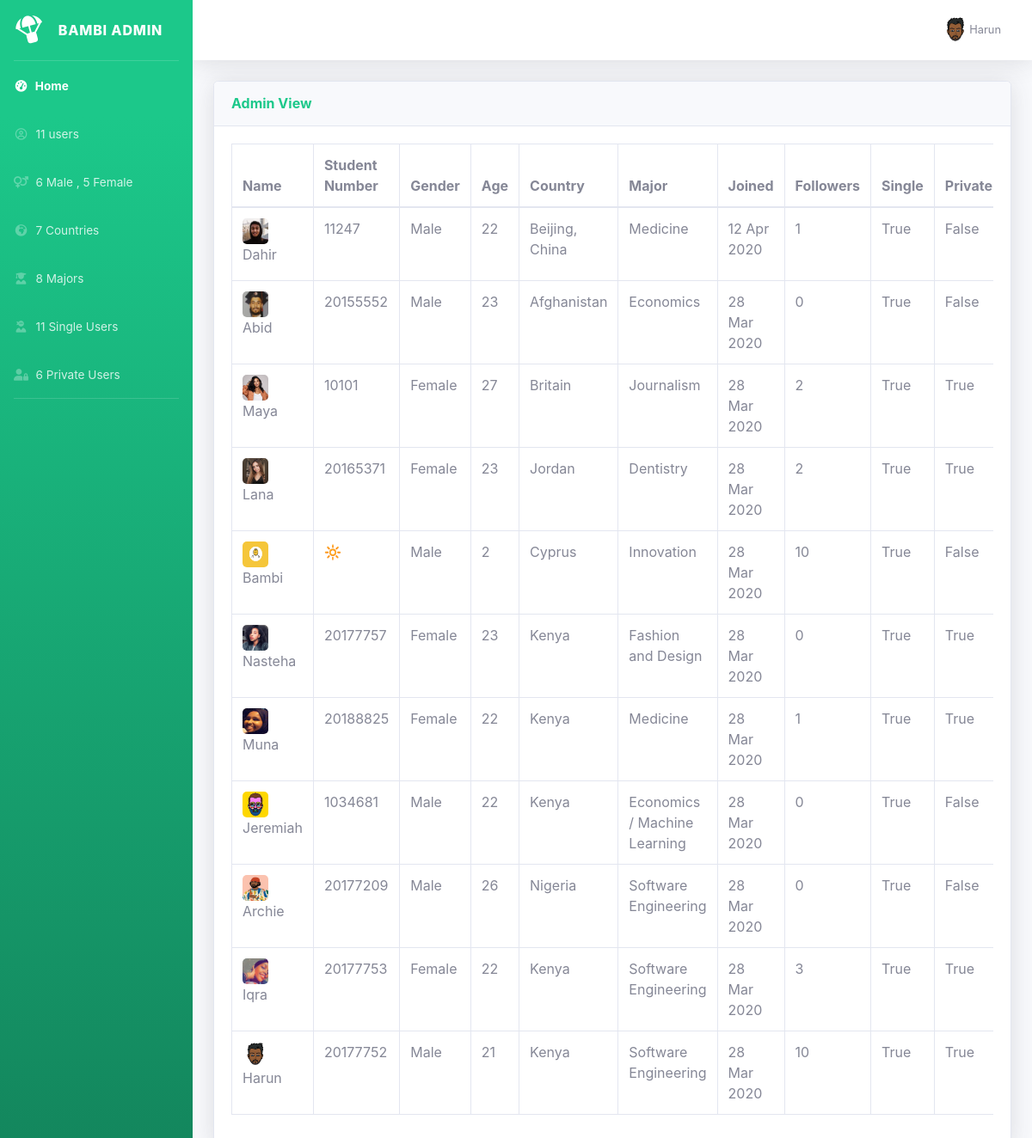
Page /admin (signed in) on the earlier database version.
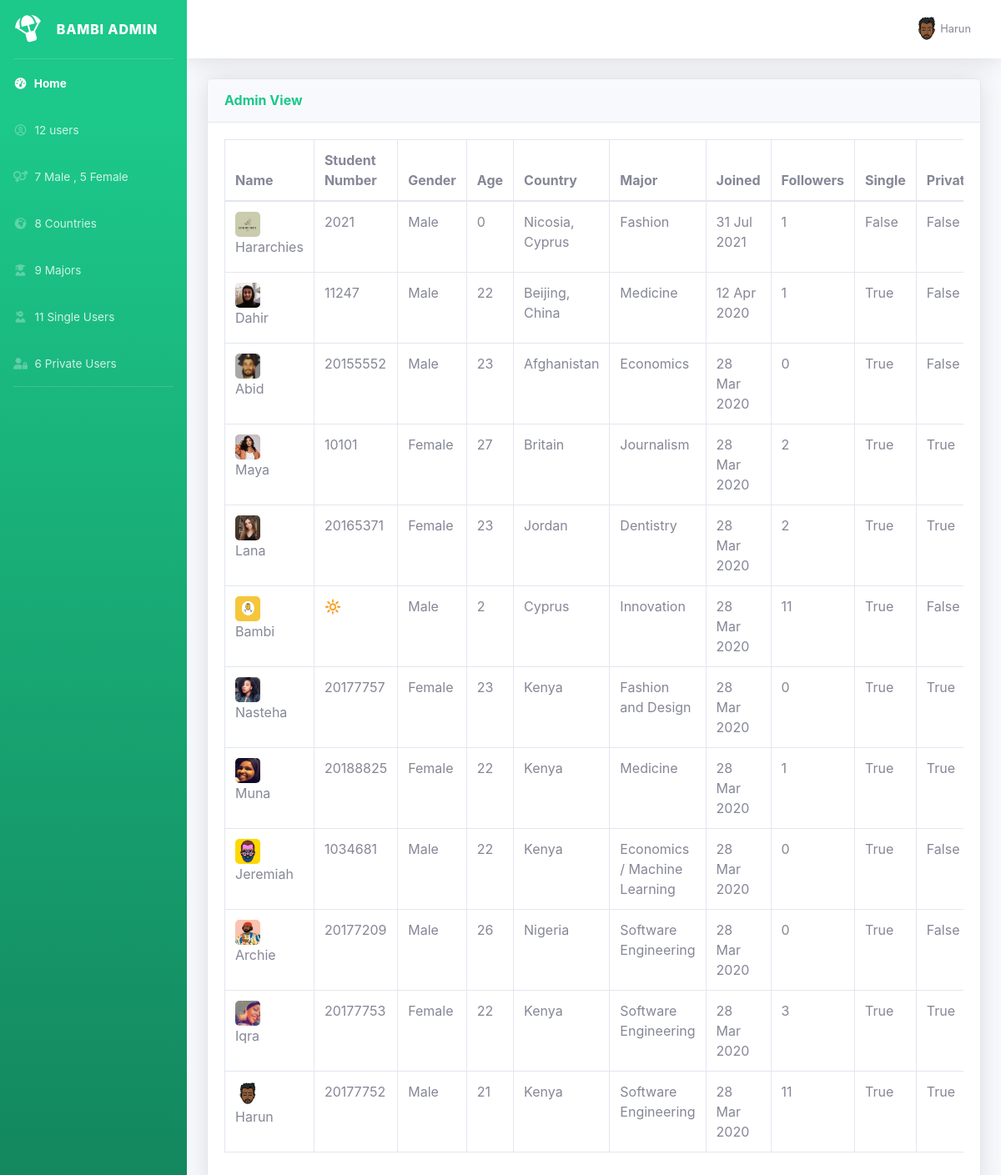
Same page on the later database version.
### bambiv3/models.py (models this page shows, shortened)
class User(db.Model, UserMixin):
	id = db.Column(db.Integer, primary_key=True)
	username = db.Column(db.String(20), unique=True, nullable=False)
	email = db.Column(db.String(120), unique=True, nullable=False)
	image_file = db.Column(db.String(20), nullable=False, default='default.jpg')
	password = db.Column(db.String(60), nullable=False)
	last_seen = db.Column(db.DateTime, default=datetime.utcnow)
	date_joined = db.Column(db.DateTime, nullable=False, default=datetime.utcnow)
	department = db.Column(db.String(20), nullable=False)
	student_number = db.Column(db.Integer(), unique=True, nullable=False)
	age = db.Column(db.DateTime, nullable=False)
	gender = db.Column(db.String(20), nullable=False)
	country = db.Column(db.String(20), nullable=False)
	hobby = db.Column(db.String(20), nullable=False)
	bio = db.Column(db.String(120), nullable=True)
	private = db.Column(db.Boolean, default=False, nullable=False)
	single = db.Column(db.Boolean, default=False, nullable=False)
	snapchat = db.Column(db.String(20),default=False, nullable=False)
	instagram = db.Column(db.String(20),default=False, nullable=False)
	posts = db.relationship('Post', backref='author', lazy=True, cascade="all, delete-orphan")
	products = db.relationship('Product', backref='author', lazy=True, cascade="all, delete-orphan")
	comments = db.relationship("Comment", backref="author", lazy="dynamic", cascade="all, delete-orphan")
	followed = db.relationship(
		'User', secondary=followers,
		primaryjoin=(followers.c.follower_id == id),
		secondaryjoin=(followers.c.followed_id == id),
		backref=db.backref('followers', lazy='dynamic'), lazy='dynamic')
	messages_sent = db.relationship('Message',
									foreign_keys='Message.sender_id',
									backref='author', lazy='dynamic', cascade="all, delete-orphan")
	messages_received = db.relationship('Message',
										foreign_keys='Message.recipient_id',
										backref='recipient', lazy='dynamic', cascade="all, delete-orphan")
	last_message_read_time = db.Column(db.DateTime)

### bambiv3/routes.py (the view)
@app.route('/admin')
@login_required
def admin():
	users = User.query.order_by(User.date_joined.desc())
	if current_user.email != "harunmohamed901@gmail.com":
		return redirect(url_for('home'))
	total_users = list(user for user in users)
	male = list(user for user in users if user.gender == 'male')
	female = list(user for user in users if user.gender == 'female')
	country = set(user.country for user in users)
	major = set(user.department for user in users)
	single = list(user for user in users if user.single)
	private = list(user for user in users if user.private)
	year = datetime.now().year
	return render_template('admin.html', users=users, total_users=total_users, male=male, female=female, country=country, major=major, \
		single=single, private=private, year=year)

### bambiv3/models.py (called while the page is built)
@login_manager.user_loader
def load_user(user_id):
	return User.query.get(int(user_id))

### bambiv3/routes.py (called while the page is built)
@app.before_request
def before_request():
	if current_user.is_authenticated:
		current_user.last_seen = datetime.utcnow()
		db.session.commit()

### bambiv3/templates/admin.html (shortened to what the changed rows need)
<!DOCTYPE html>
<html lang="en"><head><meta http-equiv="Content-Type" content="text/html; charset=UTF-8">
    <link href="{{ url_for('static', filename='all.min.css') }}" rel="stylesheet" type="text/css">
    <link href="{{ url_for('static', filename='google-fonts.css') }}" rel="stylesheet">
    <link href="{{ url_for('static', filename='sb-admin-2.min.css') }}" rel="stylesheet">
</head>
<body id="page-top">
<div id="wrapper">
    <ul class="navbar-nav bg-gradient-success sidebar sidebar-dark accordion" id="accordionSidebar">
    <li class="nav-item">
        <a class="nav-link">
            <i class="far fa-fw fa-user-circle"></i>
            <span>{{total_users | length }} users</span>
        </a>
    </li>
    <li class="nav-item">
        <a class="nav-link">
            <i class="fas fa-fw fa-venus-mars"></i>
            <span>{{male | length}} Male ,  {{female| length}} Female</span>
        </a>
    </li>
    <li class="nav-item">
        <a class="nav-link">
            <i class="fas fa-fw fa-globe-africa"></i>
            <span>{{country | length}} Countries</span>
        </a>
    </li>
    <li class="nav-item">
        <a class="nav-link">
            <i class="fas fa-fw fa-user-graduate"></i>
            <span>{{major | length}} Majors</span>
        </a>
    </li>
</ul>
    <div id="content-wrapper" class="d-flex flex-column">
        <div id="content">
            <nav class="navbar navbar-expand navbar-light bg-white topbar mb-4 static-top shadow">
    <ul class="navbar-nav ml-auto">
        <li class="nav-item dropdown no-arrow">
            <a class="nav-link dropdown-toggle" href="#" id="userDropdown" role="button" data-toggle="dropdown" aria-haspopup="true" aria-expanded="false">
                <img class="img-profile rounded-circle" src="{{ url_for('static', filename='profile_pics/' + current_user.image_file) }}">
                <span class="mr-2 d-none d-lg-inline text-gray-600 small">{{current_user.username.title()}}</span>
            </a>
        </li>
    </ul>
</nav>
<div class="container-fluid">
    <div class="row">
            <div class="col-lg-12">
                   <div class="card shadow mb-4">
                <div class="card-body">
                    <div class="table-responsive">
                        <table class="table table-bordered" id="dataTable" width="100%" cellspacing="0">
                            <thead>
                                <tr>
                                    <th>Name</th>
                                    <th>Student Number</th>
                                    <th>Gender</th>
                                    <th>Age</th>
                                    <th>Country</th>
                                    <th>Major</th>
                                    <th>Joined</th>
                                    <th>Followers</th>
                                    <th>Single</th>
                                    <th>Private</th>
                                </tr>
                            </thead>
                            <tbody>
                                    {% for user in users %}
                                    <tr>
                                        <td>
                                        <img src="{{ url_for('static', filename='profile_pics/' + user.image_file) }}" alt="" class="profile-thumbnail" style="width:30px;height:30px;border-radius:5px;"><br>
                                        {{user.username.title()}}
                                        </td>
                                        <td>{{user.student_number}}</td>
                                        <td>{{user.gender.title()}}</td>
                                        <td>{{ year - user.age.year }}</td>
                                        <td>{{user.country}}</td>
                                        <td>{{user.department}}</td>
                                        <td>{{user.date_joined.strftime('%d %b %Y')}}</td>
                                        <td>{{user.followers.count()}}</td>
                                        <td>{{user.single}}</td>
                                        <td>{{user.private}}</td>
                                    </tr>
                                    {% endfor %}
                            </tbody>
                        </table>
                    </div>
                </div>
            </div>
        </div>
    </div>
</div>
</div>
</div>
</div>
</body></html>

Differences in the rows shown:
changed User "Harun": followers.count "10" → "11"
added User: image_file (picture), username "Hararchies", student_number "2021", gender "Male", year-user.age.year "0", country "Nicosia, Cyprus", department "Fashion", date_joined "31 Jul 2021", followers.count "1", single "False", private "False"
changed User "Bambi": followers.count "10" → "11"
Other differences:
{{ total_users | length }}: "11" → "12"
{{ male | length }}: "6" → "7"
{{ country | length }}: "7" → "8"
{{ major | length }}: "8" → "9"
